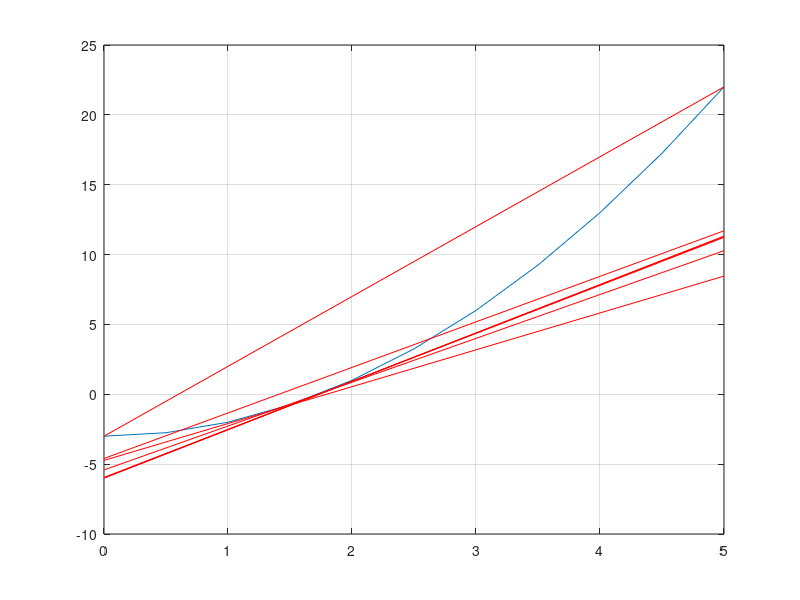

The MATLAB source for this figure:
function Treino03
  clear
  clc
  a=0;
  b=5;
  fa=funcao(a);
  fb=funcao(b);
  x=[a:0.5:b];
  y=funcao(x);
  plot(x,y)
  grid
  hold on
  erro=10^-7;
  fxm=1;
  k=0;
  while (abs(fxm)>erro)
    k=k+1;
    xm=a-((fa*(b-a))/(fb-fa))
    fxm=funcao(xm)
    r=fa+((fb-fa)/(b-a))*(x-a);
    plot(x,r,'r')
    hold on
    pause
    if (fa*fxm>0)
      pb=fa/(fa+fxm);
      fb=fb*pb;
      a=xm;
      fa=fxm;
    else (fb*fxm<0)
      pa=fb/(fb+fxm);
      fa=fa*pa;
      b=xm;
      fb=fxm;
    endif
    a
    b
  endwhile
  fxm
  k
  xm
endfunction
function f=funcao(x)
  f=x.^2-3;
  endfunction
